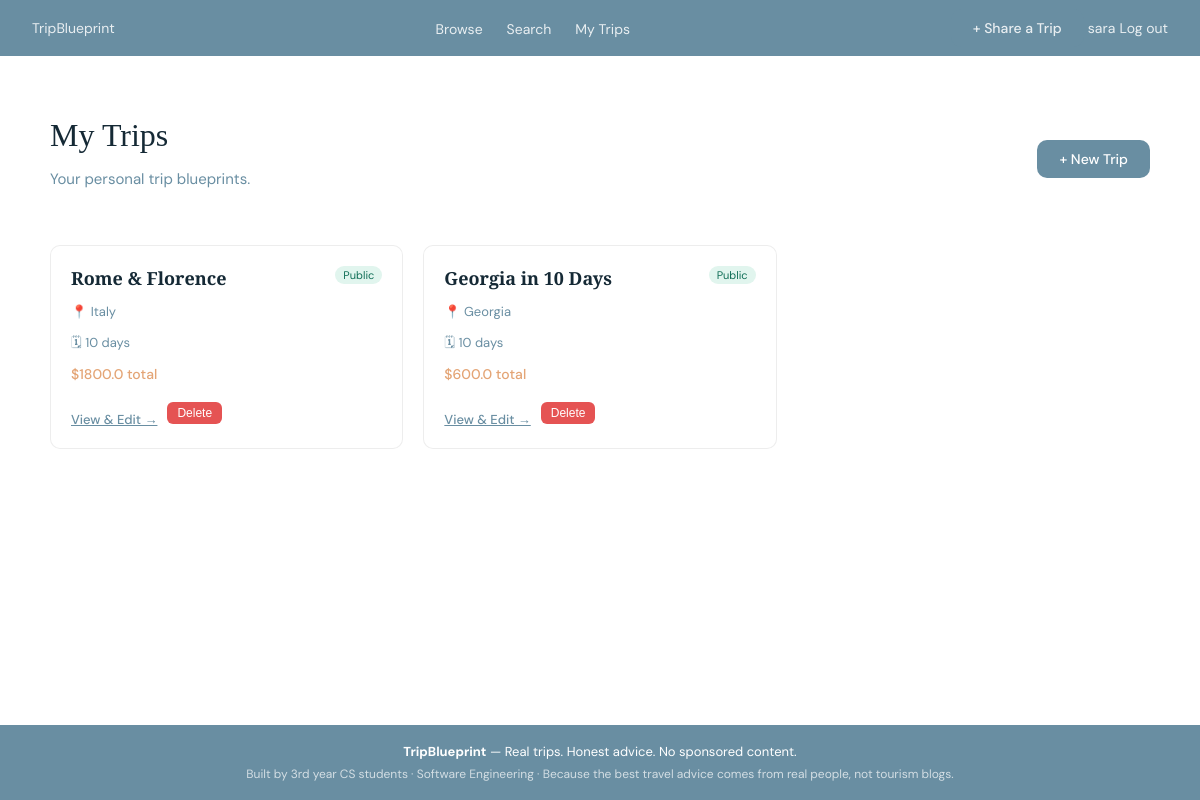
The page /trips (signed in) on the database its author committed.
### app/models.py (models this page shows)
class User(UserMixin, db.Model):
    id         = db.Column(db.Integer, primary_key=True)
    username   = db.Column(db.String(80), unique=True, nullable=False)
    email      = db.Column(db.String(120), unique=True, nullable=False)
    password   = db.Column(db.String(200), nullable=False)
    created_at = db.Column(db.DateTime, default=datetime.utcnow)
    trips     = db.relationship('Trip', backref='user', lazy=True)
    wishlists = db.relationship('Wishlist', backref='user', lazy=True)
    reviews   = db.relationship('Review', backref='user', lazy=True)

class Trip(db.Model):
    id          = db.Column(db.Integer, primary_key=True)
    user_id     = db.Column(db.Integer, db.ForeignKey('user.id'), nullable=False)
    name        = db.Column(db.String(100), nullable=False)
    destination = db.Column(db.String(100), nullable=False)
    start_date  = db.Column(db.Date)
    end_date    = db.Column(db.Date)
    budget      = db.Column(db.Float, default=0)
    is_public   = db.Column(db.Boolean, default=False)
    accommodation = db.Column(db.String(500))
    highlights    = db.Column(db.Text)
    tips          = db.Column(db.Text)
    duration_days = db.Column(db.Integer)
    image_filename = db.Column(db.String(200))
    places  = db.relationship('Place', backref='trip', lazy=True, cascade='all, delete-orphan')
    reviews = db.relationship('Review', backref='trip', lazy=True, cascade='all, delete-orphan')

### app/routes/trip_routes.py (the view)
@trip_bp.route('/trips')
@login_required
def trips():
    user_trips = Trip.query.filter_by(user_id=current_user.id).order_by(Trip.id.desc()).all()
    return render_template('trips.html', trips=user_trips)

### app/models.py (called while the page is built)
@login_manager.user_loader
def load_user(user_id):
    return User.query.get(int(user_id))

### app/templates/trips.html (shortened to what this page needs)
{% extends "base.html" %}
{% block content %}
<div class="page">
  <div style="display:flex; align-items:center; justify-content:space-between; margin-bottom:24px;">
    <div>
      <h1 class="page-title">My Trips</h1>
      <p class="page-subtitle">Your personal trip blueprints.</p>
    </div>
    <a href="{{ url_for('trip.new_trip') }}" class="btn-primary">+ New Trip</a>
  </div>
  <div class="trip-grid">
    {% for trip in trips %}
    <div class="trip-card">
      <div style="display:flex; justify-content:space-between; align-items:flex-start; margin-bottom:8px;">
        <h3 style="margin:0;">{{ trip.name }}</h3>
        {% if trip.is_public %}
        <span style="font-size:11px; background:#E1F5EE; color:#0F6E56; padding:2px 8px; border-radius:20px; flex-shrink:0; margin-left:8px;">Public</span>
        {% else %}
        <span style="font-size:11px; background:#f0f0f0; color:#888; padding:2px 8px; border-radius:20px; flex-shrink:0; margin-left:8px;">Private</span>
        {% endif %}
      </div>
      <p>📍 {{ trip.destination }}</p>
      {% if trip.duration_days %}
      <p>🗓 {{ trip.duration_days }} days</p>
      {% endif %}
      <p class="budget">${{ trip.budget }} total</p>
      <div style="display:flex; gap:10px; margin-top:14px; align-items:center;">
        <a href="{{ url_for('trip.trip_detail', id=trip.id) }}" style="font-size:13px; color:var(--blue); font-weight:500;">View & Edit →</a>
        <form method="POST" action="{{ url_for('trip.delete_trip', id=trip.id) }}" onsubmit="return confirm('Delete this trip?')" style="margin:0;">
          <button type="submit" class="btn-danger" style="font-size:12px; padding:4px 10px;">Delete</button>
        </form>
      </div>
    </div>
    {% else %}
    <div style="grid-column:1/-1; text-align:center; padding:48px; color:var(--text-soft);">
      <p style="font-size:16px; margin-bottom:16px;">You haven't shared any trips yet.</p>
      <a href="{{ url_for('trip.new_trip') }}" class="btn-primary">Share your first trip</a>
    </div>
    {% endfor %}
  </div>
</div>
{% endblock %}

### app/templates/base.html (shortened to what this page needs)
<!DOCTYPE html>
<html lang="en">
<head>
  <link rel="stylesheet" href="{{ url_for('static', filename='style.css') }}">
</head>
<body>
  <nav class="navbar">
    <a href="{{ url_for('auth.index') }}" class="navbar-logo">
      Trip<span>Blueprint</span>
    </a>
    <ul class="navbar-links">
      <li><a href="{{ url_for('trip.home') }}" class="{{ 'active' if request.endpoint == 'home' }}">Browse</a></li>
      <li><a href="{{ url_for('trip.search') }}" class="{{ 'active' if request.endpoint == 'search' }}">Search</a></li>
      {% if current_user.is_authenticated %}
      <li><a href="{{ url_for('trip.trips') }}" class="{{ 'active' if request.endpoint == 'my_trips' }}">My Trips</a></li>
      {% endif %}
    </ul>
    <div class="navbar-actions">
      {% if current_user.is_authenticated %}
        <a href="{{ url_for('trip.new_trip') }}" class="btn btn-primary btn-sm">+ Share a Trip</a>
        <a href="{{url_for('auth.profile')}}" class="btn btn-outline btn-sm">{{ current_user.username }}</a>
        <a href="{{ url_for('auth.logout') }}" class="btn btn-outline btn-sm">Log out</a>
      {% else %}
        <a href="{{ url_for('auth.login') }}" class="btn btn-outline btn-sm">Log in</a>
        <a href="{{ url_for('auth.register') }}" class="btn btn-primary btn-sm">Sign up</a>
      {% endif %}
    </div>
  </nav>
  <main class="main-content">
    {% block content %}{% endblock %}
  </main>
  <footer class="footer">
  <div>
    <strong>TripBlueprint</strong> — Real trips. Honest advice. No sponsored content.
  </div>
  <div style="margin-top:6px; font-size:12px; opacity:0.7;">
    Built by 3rd year CS students · Software Engineering · Because the best travel advice comes from real people, not tourism blogs.
  </div>
</footer>
</body>
</html>

### app/static/style.css (style rules this page uses)
:root { --navy: #152935; --blue: #698ea2; --terra: #e4a576; --sage: #ccd5d2; --peach: #f9c5b0; --white: #ffffff; --text: #152935; --text-soft: #698ea2; --sand: #F7F3EE; --font-heading: 'Playfair Display', serif; --font-body: 'DM Sans', sans-serif; --radius: 10px; --radius-sm: 6px; }
body { font-family: var(--font-body); color: var(--text); margin: 0; font-family: var(var(--font-body)); color: var(--text); margin:0; background-image: url('/static/pexels-acstudiomatic-14526640.jpg'); background-size: cover; background-attachment: fixed; background-position: center; }
.navbar { background: var(--blue); padding: 0 32px; height: 56px; display: flex; align-items: center; justify-content: space-between; }
.navbar ul { display: flex; flex-direction: row; list-style: none; gap: 24px; margin: 0; padding: 0; }
.navbar a { color: var(--white); font-size: 14px; text-decoration: none; opacity: 0.85; }
.footer { background: var(--blue); color: var(--white); text-align: center; padding: 18px 32px; font-size: 13px; }
.page { max-width: 1100px; margin: 0 auto; padding: 40px 32px; }
.page-title { font-family: var(--font-heading); font-size: 32px; font-weight: 500; color: var(--navy); margin-bottom: 8px; }
.page-subtitle { font-size: 15px; color: var(--text-soft); margin-bottom: 32px; }
.trip-grid { display: grid; grid-template-columns: repeat(auto-fill, minmax(280px, 1fr)); gap: 20px; }
.trip-card { background: var(--white); border-radius: var(--radius); border: 1px solid rgba(0,0,0,0.07); padding: 20px; transition: transform 0.2s, box-shadow 0.2s; }
.trip-card h3 { font-family: var(--font-heading); font-size: 18px; color: var(--navy); margin-bottom: 6px; }
.trip-card p { font-size: 13px; color: var(--text-soft); margin-bottom: 4px; }
.trip-card .budget { font-size: 14px; font-weight: 500; color: var(--terra); margin-top: 10px; }
.trip-card a { display: inline-block; margin-top: 14px; font-size: 13px; color: var(--blue); font-weight: 500; }
.btn-primary { background: var(--blue); color: var(--white); padding: 10px 22px; border-radius: var(--radius); border: none; font-size: 14px; font-weight: 500; cursor: pointer; text-decoration: none; display: inline-block; transition: opacity 0.15s; }
.btn-danger { background: #e55353; color: var(--white); padding: 8px 16px; border-radius: var(--radius-sm); border: none; font-size: 13px; cursor: pointer; transition: opacity 0.15s; }
body { display: flex; flex-direction: column; min-height: 100vh; }
main.main-content { flex: 1; }

### rows shown on the page
User: username "sara"
Trip: name "Rome & Florence", is_public "Public", destination "Italy", duration_days "10", budget "1800.0"
Trip: name "Georgia in 10 Days", is_public "Public", destination "Georgia", duration_days "10", budget "600.0"
